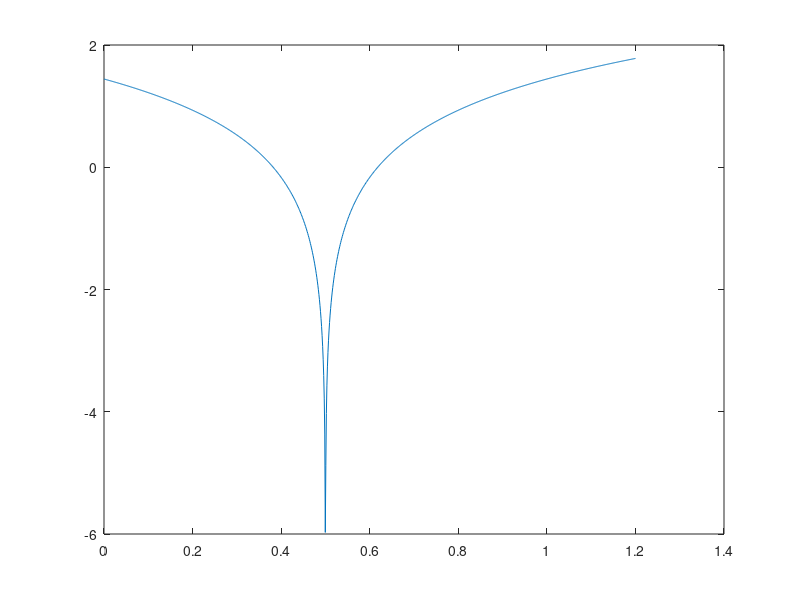

Write the MATLAB code that produced this figure. (Note: this script raises an error after producing the figure.)
%% Homework_7_Chaos

clear all;
close all;
clc;

% x = linspace(0,3.5,1000);
% y = -2*x.^2+8*x-5;
% plot(x,y)
% xlabel('x')
% ylabel('f(x)')
% title('Map of f(x)=-2x^2+8x-5')
% xline(0)
% yline(0)
% % hold on
% % y2 = x;
% % plot(x,y2)
% yline(1,'--')
% yline(2,'--')
% yline(3,'--')
% xline(1,'--')
% xline(2,'--')
% xline(3,'--')

%% ***************************************************

% x1 = 0;
% x2 = 1; 
% x3 = 2; 
% x4 = 3; 
% x5 = 4; 
% x6 = 5; 
% x7 = 6; 
% x8 = 7; 
% x9 = 8; 
% 
% plot(x1,x2,'r.')
% hold on
% plot(x2,x3,'r.')
% plot(x3,x4,'r.')
% plot(x4,x5,'r.')
% plot(x5,x6,'r.')
% plot(x6,x7,'r.')
% plot(x7,x8,'r.')
% plot(x8,x9,'r.')
% plot(x9,x1,'r.')
% plot([x8,x9],[x9,x1],'b')
% plot([x2,x8],[x3,x9],'b')
% plot([x1,0.25,0.75,x2],[x2,0,8,x3],'b')
% xline(0)
% yline(0)
% x = linspace(-1,9,100);
% y = x;
% plot(x,y,'m')
% grid
% hold off
 

%% ***************************************************

% x1 = 0;
% x2 = 1; 
% x3 = 2; 
% x4 = 3; 
% x5 = 4; 
% 
% plot(x1,x3,'r.')
% hold on
% plot(x2,x5,'r.')
% plot(x3,x4,'r.')
% plot(x4,x2,'r.')
% plot(x5,x1,'r.')
% plot([x1,x2,x3,x4,x5],[x3,x5,x4,x2,x1],'b')
% 
% xline(0)
% yline(0)
% x = linspace(-1,5,10);
% y = x;
% plot(x,y,'m')
% grid
% hold off

%% ***************************************************

x = linspace(0,1.2,1000);
% y1 = (2 + sqrt(5)).*x.*(2-x);
% y2 = (2+5).*x.*(1-x);
% y3 = 8.*x.*(1-x);
% y4 = 20.*x.*(1-x);

y5 = log(abs(2-4.*x+sqrt(5)-2*sqrt(5).*x+0.0000001-2.*x.*0.0000001));

% plot(x,y1)
% hold on
% plot(x,y2)
% plot(x,y3)
% plot(x,y4)
plot(x,y5)
hold on
% legend
xline(0)
yline(0)

grid
hold off